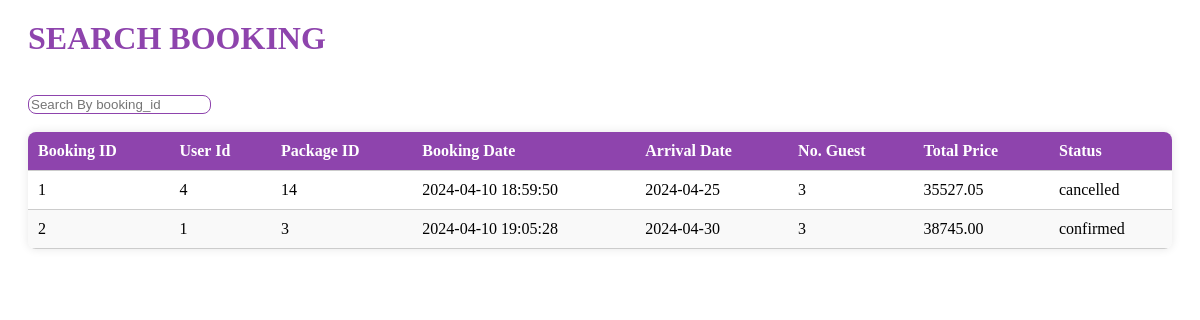
The page /admin/searchbook.php on the database its author committed.
### tables this page shows
CREATE TABLE `booking` (
  `booking_id` int(50) NOT NULL,
  `user_id` int(50) NOT NULL,
  `p_id` int(50) NOT NULL,
  `booking_date` datetime NOT NULL,
  `arrival_date` date NOT NULL,
  `num_guests` int(100) NOT NULL,
  `total_price` decimal(10,2) NOT NULL,
  `status` enum('confirmed','cancelled') DEFAULT 'confirmed'
);

### admin/searchbook.php (the view, shortened to what this page needs)
<?php
@include 'conn.php';
$result = mysqli_query($conn,"SELECT * FROM booking");
?>
<div class="my-bookings">
    <h1>SEARCH BOOKING</h1>
    <br>
    <input type="text" name="search" id="search" placeholder="Search By booking_id" class="form-control">
    <br>
    <br>
    <table class="table" id="myTable">
      <thead>
                <th>Booking ID</th>
                <th>User Id</th>
                <th>Package ID</th>
                <th>Booking Date</th>
                <th>Arrival Date</th>
                <th>No. Guest</th>
                <th>Total Price</th>
                <th>Status</th>
      </thead>
      <tbody>
        <?php
          foreach ($result as $row)
          {
            ?>
            <tr>
                    <td><?php echo $row['booking_id']; ?></td>
                    <td><?php echo $row['user_id']; ?></td>
                    <td><?php echo $row['p_id']; ?></td>
                    <td><?php echo $row['booking_date']; ?></td>
                    <td><?php echo $row['arrival_date']; ?></td>
                    <td><?php echo $row['num_guests']; ?></td>
                    <td><?php echo $row['total_price']; ?></td>
                    <td><?php echo $row['status']; ?></td>
                </tr>
          <?php
          }
        ?>
</tbody>
</table>
</div>

### admin/searchbook.php (style rules this page uses)
.form-control { border:1px solid #8e44ad; border-radius:8px; }
.my-bookings { margin: 20px; }
.my-bookings h1 { color: #8e44ad; margin-bottom: 20px; }
.my-bookings table { width: 100%; border-collapse: collapse; border-radius: 8px; overflow: hidden; box-shadow: 0 0 10px rgba(0, 0, 0, 0.1); }
.my-bookings th, .my-bookings td { padding: 10px; text-align: left; border-bottom: 1px solid #ccc; }
.my-bookings th { background-color: #8e44ad; color: #fff; }
.my-bookings tbody tr:nth-child(even) { background-color: #f9f9f9; }

### rows shown on the page
booking: booking_id "1", user "4", p "14", booking_date "2024-04-10 18:59:50", arrival_date "2024-04-25", num_guests "3", total_price "35527.05", status "cancelled"
booking: booking_id "2", user "1", p "3", booking_date "2024-04-10 19:05:28", arrival_date "2024-04-30", num_guests "3", total_price "38745.00", status "confirmed"
